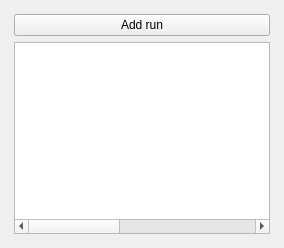
  <widget class="QDockWidget" name="dockWidget">
   <property name="toolTip">
    <string/>
   </property>
   <property name="statusTip">
    <string/>
   </property>
   <property name="styleSheet">
    <string notr="true"/>
   </property>
   <property name="windowTitle">
    <string>Sources</string>
   </property>
   <attribute name="dockWidgetArea">
    <number>1</number>
   </attribute>
   <widget class="QWidget" name="dockWidgetContents">
    <layout class="QVBoxLayout" name="verticalLayout_8">
     <item>
      <layout class="QVBoxLayout" name="verticalLayout_7">
       <property name="leftMargin">
        <number>5</number>
       </property>
       <property name="topMargin">
        <number>5</number>
       </property>
       <property name="rightMargin">
        <number>5</number>
       </property>
       <property name="bottomMargin">
        <number>5</number>
       </property>
       <item>
        <layout class="QHBoxLayout" name="horizontalLayout_2">
         <item>
          <widget class="QPushButton" name="btn_addSource">
           <property name="minimumSize">
            <size>
             <width>0</width>
             <height>0</height>
            </size>
           </property>
           <property name="focusPolicy">
            <enum>Qt::StrongFocus</enum>
           </property>
           <property name="toolTip">
            <string>Import data</string>
           </property>
           <property name="styleSheet">
            <string notr="true"/>
           </property>
           <property name="text">
            <string>Add run</string>
           </property>
           <property name="icon">
            <iconset>
             <normaloff>../icons/icons8-plus-mathe-60.png</normaloff>../icons/icons8-plus-mathe-60.png</iconset>
           </property>
          </widget>
         </item>
        </layout>
       </item>
       <item>
        <widget class="QTableWidget" name="tableSources">
         <property name="styleSheet">
          <string notr="true"/>
         </property>
         <property name="sizeAdjustPolicy">
          <enum>QAbstractScrollArea::AdjustIgnored</enum>
         </property>
         <property name="dragDropMode">
          <enum>QAbstractItemView::NoDragDrop</enum>
         </property>
         <property name="selectionBehavior">
          <enum>QAbstractItemView::SelectItems</enum>
         </property>
         <property name="cornerButtonEnabled">
          <bool>false</bool>
         </property>
         <attribute name="horizontalHeaderVisible">
          <bool>false</bool>
         </attribute>
         <attribute name="horizontalHeaderStretchLastSection">
          <bool>true</bool>
         </attribute>
         <attribute name="verticalHeaderVisible">
          <bool>false</bool>
         </attribute>
         <column>
          <property name="text">
           <string/>
          </property>
         </column>
         <column>
          <property name="text">
           <string/>
          </property>
         </column>
         <column>
          <property name="text">
           <string/>
          </property>
         </column>
         <column>
          <property name="text">
           <string>Plotgroup</string>
          </property>
         </column>
         <column>
          <property name="text">
           <string>Images</string>
          </property>
         </column>
        </widget>
       </item>
      </layout>
     </item>
    </layout>
   </widget>
  </widget>
